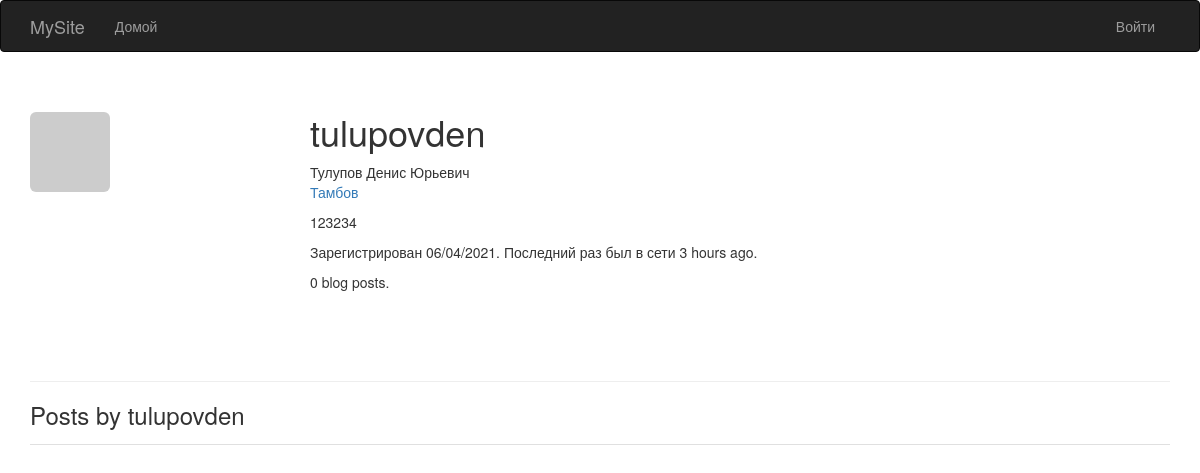
Page /user/tulupovden on the earlier database version.
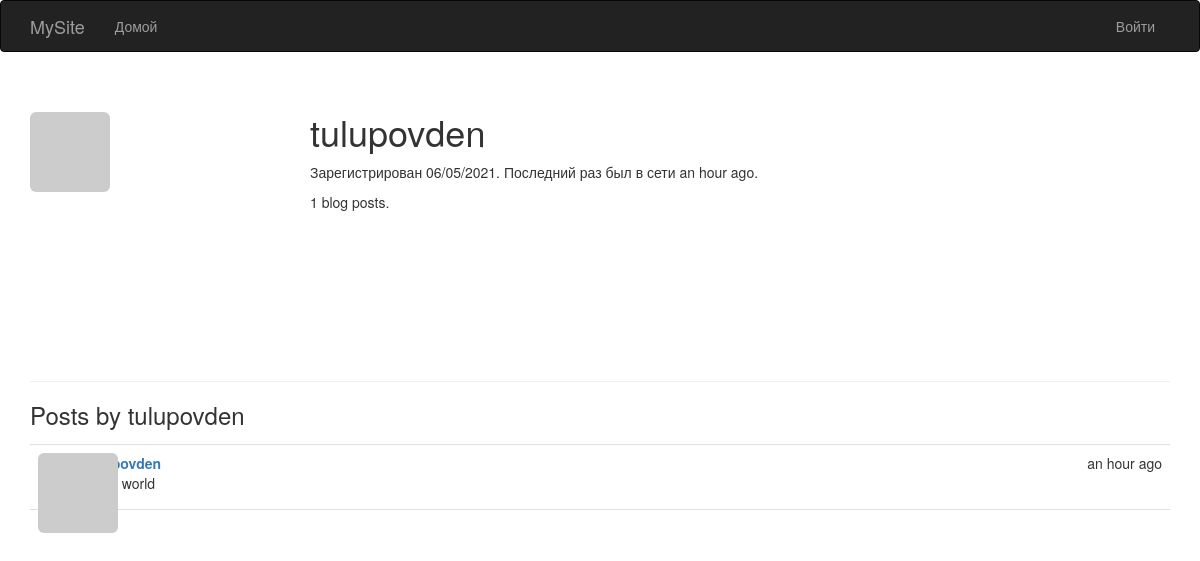
Same page on the later database version.
### app/models.py (models this page shows, shortened)
class User(UserMixin, db.Model):
    __tablename__ = 'users'
    id = db.Column(db.Integer, primary_key=True)
    email = db.Column(db.String(64), unique=True, index=True)
    username = db.Column(db.String(64), unique=True, index=True)
    role_id = db.Column(db.Integer, db.ForeignKey('roles.id'))
    password_hash = db.Column(db.String(128))
    confirmed = db.Column(db.Boolean, default=False)
    name = db.Column(db.String(64))
    location = db.Column(db.String(64))
    about_me = db.Column(db.Text())
    member_since = db.Column(db.DateTime(), default=datetime.utcnow)
    last_seen = db.Column(db.DateTime(), default=datetime.utcnow)
    avatar_hash = db.Column(db.String(32))
    posts = db.relationship('Post', backref='author', lazy='dynamic')
    @property
    def password(self):
        raise AttributeError('password is not a readable attribute')
    def gravatar_hash(self):
        return hashlib.md5(self.email.lower().encode('utf-8')).hexdigest()
    def gravatar(self, size=100, default='identicon', rating='g'):
        url = 'https://secure.gravatar.com/avatar'
        hash = self.avatar_hash or self.gravatar_hash()
        return '{url}/{hash}?s={size}&d={default}&r={rating}'.format(
            url=url, hash=hash, size=size, default=default, rating=rating)

class Post(db.Model):
    __tablename__ = 'posts'
    id = db.Column(db.Integer, primary_key=True)
    body = db.Column(db.Text)
    timestamp = db.Column(db.DateTime, index=True, default=datetime.utcnow)
    author_id = db.Column(db.Integer, db.ForeignKey('users.id'))

### app/main/views.py (the view)
@main.route('/user/<username>')
def user(username):
    user = User.query.filter_by(username=username).first_or_404()
    posts = user.posts.order_by(Post.timestamp.desc()).all()
    return render_template('user.html', user=user, posts=posts)

### app/auth/views.py (called while the page is built)
@auth.before_app_request
def before_request():
    if current_user.is_authenticated:
        current_user.ping()
        if not current_user.confirmed \
                and request.endpoint \
                and request.blueprint != 'auth' \
                and request.endpoint != 'static':
            return redirect(url_for('auth.unconfirmed'))

### app/main/__init__.py (called while the page is built)
@main.app_context_processor
def inject_permissions():
    return dict(Permission=Permission)

### app/models.py (called while the page is built)
    def is_administrator(self):
        return False

### app/templates/user.html (shortened to what this page needs)
{% extends "base.html" %}
{% block page_content %}
<div class="page-header">
     <img class="img-rounded profile-thumbnail" src="{{ user.gravatar(size=256) }}">
    <div class="profile-header">
        <h1>{{ user.username }}</h1>
        {% if user.name or user.location %}
        <p>
            {% if user.name %}{{ user.name }}<br>{% endif %}
            {% if user.location %}
                <a href="http://maps.google.com/?q={{ user.location }}">{{ user.location }}</a><br>
            {% endif %}
        </p>
        {% endif %}
         {% if user.about_me %}<p>{{ user.about_me }}</p>{% endif %}
        <p>Зарегистрирован {{ moment(user.member_since).format('L') }}. Последний раз был в сети {{ moment(user.last_seen).fromNow() }}.</p>
        <p>{{ user.posts.count() }} blog posts.</p>
    </div>
</div>
<h3>Posts by {{ user.username }}</h3>
{% include '_posts.html' %}
{% endblock %}

### app/templates/base.html (shortened to what this page needs)
{% extends "bootstrap/base.html" %}
{% block head %}
{{ super() }}
<link rel="stylesheet" type="text/css" href="{{ url_for('static', filename='styles.css') }}">
{% endblock %}
{% block navbar %}
<div class="navbar navbar-inverse" role="navigation">
    <div class="container">
        <div class="navbar-header">
            <a class="navbar-brand" href="{{ url_for('main.index') }}">MySite</a>
        </div>
        <div class="navbar-collapse collapse">
            <ul class="nav navbar-nav">
                <li><a href="{{ url_for('main.index') }}">Домой</a></li>
            </ul>
             <ul class="nav navbar-nav navbar-right">
                {% if current_user.is_authenticated %}
                 <li class="dropdown">
                    <a href="#" class="dropdown-toggle" data-toggle="dropdown">
                        <img src="{{ current_user.gravatar(size=18) }}">
                        Аккаунт <b class="caret"></b>
                    </a>
                    <ul class="dropdown-menu">
                        <li><a href="{{ url_for('auth.change_password') }}">Изменить пароль</a></li>
                        <li><a href="{{ url_for('auth.change_email_request') }}">Изменить Email</a></li>
                        <li><a href="{{ url_for('auth.logout') }}">Выйти</a></li>
                    </ul>
                </li>
                {% else %}
                <li><a href="{{ url_for('auth.login') }}">Войти</a></li>
                {% endif %}
            </ul>
        </div>
    </div>
</div>
{% endblock %}
{% block content %}
<div class="container">
    {% block page_content %}{% endblock %}
</div>
{% endblock %}

### app/templates/_posts.html
<ul class="posts">
    {% for post in posts %}
    <li class="post">
        <div class="post-thumbnail">
            <a href="{{ url_for('.user', username=post.author.username) }}">
                <img class="img-rounded profile-thumbnail" src="{{ post.author.gravatar(size=40) }}">
            </a>
        </div>
        <div class="post-content">
            <div class="post-date">{{ moment(post.timestamp).fromNow() }}</div>
            <div class="post-author"><a href="{{ url_for('.user', username=post.author.username) }}">{{ post.author.username }}</a></div>
            <div class="post-body">{{ post.body }}</div>
        </div>
    </li>
    {% endfor %}
</ul>

### app/static/styles.css (style rules this page uses)
.profile-thumbnail { position: absolute; }
.profile-header { min-height: 260px; margin-left: 280px; }
ul.posts { list-style-type: none; padding: 0px; margin: 16px 0px 0px 0px; border-top: 1px solid #e0e0e0; }
ul.posts li.post { padding: 8px; border-bottom: 1px solid #e0e0e0; }
div.post-date { float: right; }
div.post-author { font-weight: bold; }
div.post-thumbnail { position: absolute; }
div.post-content { margin-left: 48px; min-height: 48px; }

Differences in the rows shown:
changed User "tulupovden": member_since "06/04/2021" → "06/05/2021"; last_seen "3 hours ago" → "an hour ago"; name "Тулупов Денис Юрьевич" → (not shown); location "Тамбов" → (not shown); about_me "123234" → (not shown)
added Post: timestamp "an hour ago", author.username "tulupovden", body "Hello world"
Other differences:
{{ user.posts.count() }}: "0" → "1"
